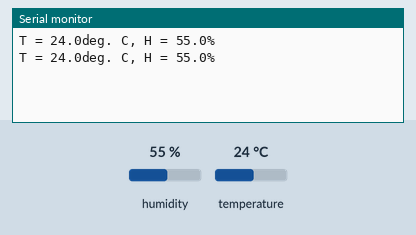
A sketch run on a simulated Arduino Uno, built with avr-gcc and run on an emulated ATmega328P. Parts: the last lines printed to the serial monitor. Inputs (shaded band) come from the test bench; at power-on: humidity 55 %, temperature 24 °C.

Above: at 6.8 s.
6.9 s: humidity set to 22 %
At 10.2 s:
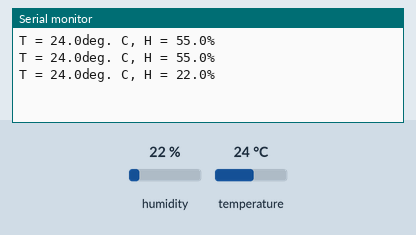
11.4 s: temperature set to 12 °C
At 12.6 s:
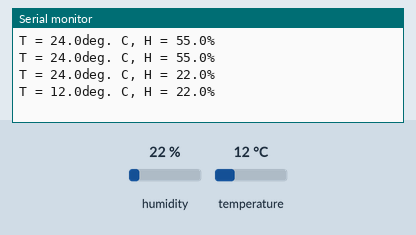
15.9 s: humidity set to 40 %
At 18.4 s:
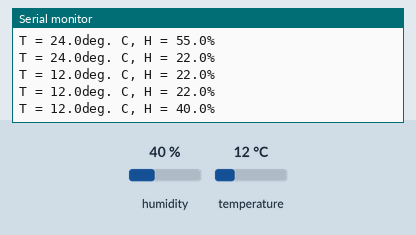
Timing chart, 0 to 19.9 s (numbered marks = the images above; inputs shaded):
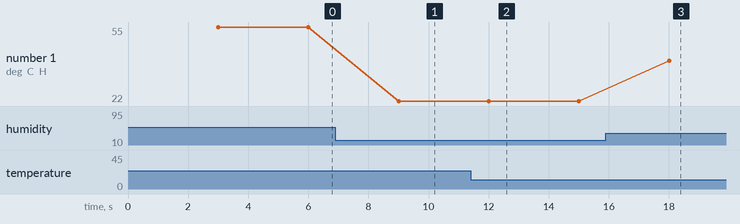

The sketch:

DHT.ino
```cpp
#include <dht_nonblocking.h>
#define DHT_SENSOR_TYPE DHT_TYPE_11

static const int DHT_SENSOR_PIN = 2;
DHT_nonblocking dht_sensor(DHT_SENSOR_PIN, DHT_SENSOR_TYPE);

void setup() {
  Serial.begin(9600);
}

static bool measure_environment(float *temperature, float *humidity) {
  static unsigned long measurement_timestamp = millis();

  if (millis() - measurement_timestamp > 3000ul) {
    if (dht_sensor.measure(temperature, humidity) == true) {
      measurement_timestamp = millis();
      return true;
    }
  }

  return false;
}

void loop() {
  float temperature;
  float humidity;

  if (measure_environment(&temperature, &humidity) == true) {
    Serial.print("T = ");
    Serial.print(temperature, 1);
    Serial.print("deg. C, H = ");
    Serial.print(humidity, 1);
    Serial.println("%");
  }
}
```

Measured:
- after the input at 6.9 s, the serial monitor: prints a new line after 2.1 s (image 1)
- after the input at 11.4 s, the serial monitor: prints a new line after 0.60 s (image 2)
- after the input at 15.9 s, the serial monitor: prints a new line after 2.1 s (image 3)
- plotted number 1: 55 → 22 after the input at 6.9 s, 22 → 40 after the input at 15.9 s
